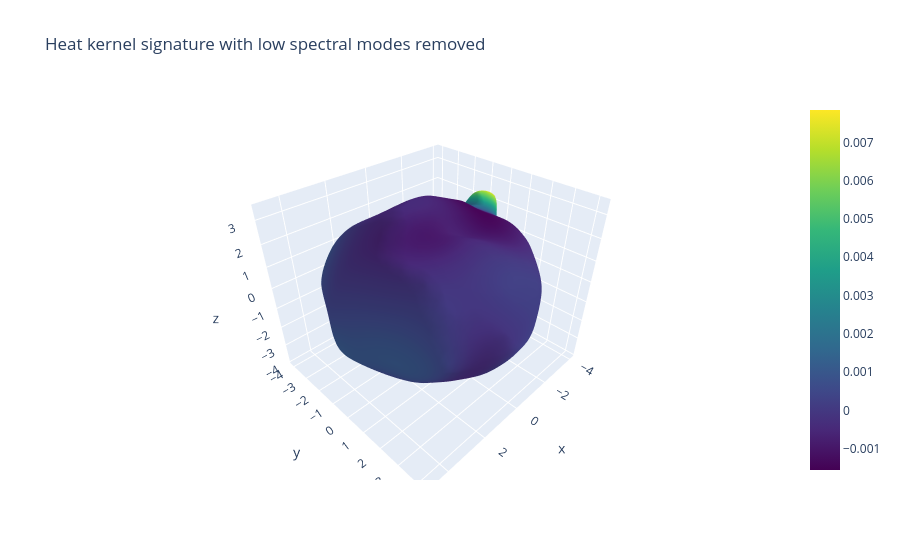

This figure's notebook cell:
### Code cell
hks_cut0 = m.reconstruct_from_coeffs(hks_coeffs_cut0, lmax=15)
hks_cut1 = m.reconstruct_from_coeffs(hks_coeffs_cut1, lmax=15)

fig = go.Figure(data=[
    go.Mesh3d(
        x=m.v[:,0], y=m.v[:,1], z=m.v[:,2],
        i=m.f[:,0], j=m.f[:,1], k=m.f[:,2],
        intensity=hks_cut1,
        colorscale='Viridis',
        showscale=True,   # adds colorbar
        name="Surface"
    )
])

fig.update_layout(
    scene=dict(aspectmode='data'),
    title="Heat kernel signature with low spectral modes removed"
)

fig.show()

### Figure 1 — Plotly figure (JSON) as saved in the notebook; plotly's stock layout.template omitted (floating-point values rounded to 4 significant figures; data arrays with more than 128 entries replaced by an {"elided": "..."} marker saying what was removed)
{"data": [{"colorscale": [[0, "#440154"], [0.1111, "#482878"], [0.2222, "#3e4989"], [0.3333, "#31688e"], [0.4444, "#26828e"], [0.5556, "#1f9e89"], [0.6667, "#35b779"], [0.7778, "#6ece58"], [0.8889, "#b5de2b"], [1, "#fde725"]], "i": {"elided": "35996 int values"}, "intensity": {"elided": "18000x1 float values"}, "j": {"elided": "35996 int values"}, "k": {"elided": "35996 int values"}, "name": "Surface", "showscale": true, "type": "mesh3d", "x": {"elided": "18000 float values"}, "y": {"elided": "18000 float values"}, "z": {"elided": "18000 float values"}}], "layout": {"scene": {"aspectmode": "data"}, "title": {"text": "Heat kernel signature with low spectral modes removed"}}}
